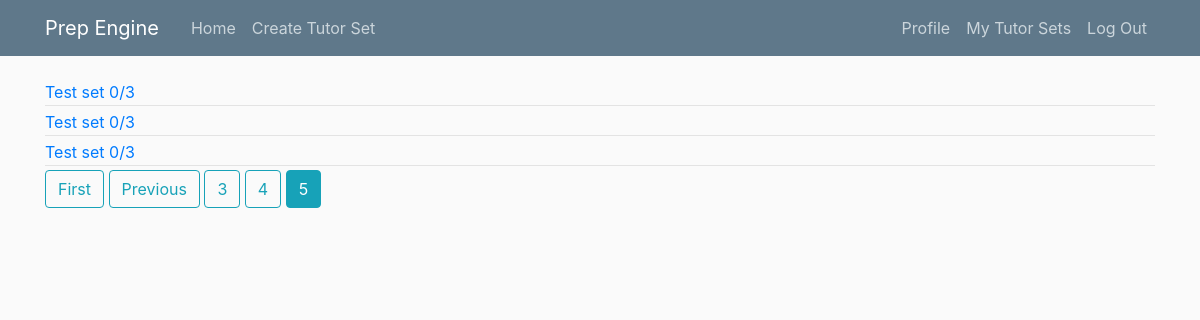
Page /userAttempts/austyn?page=5 (signed in) on the earlier database version.
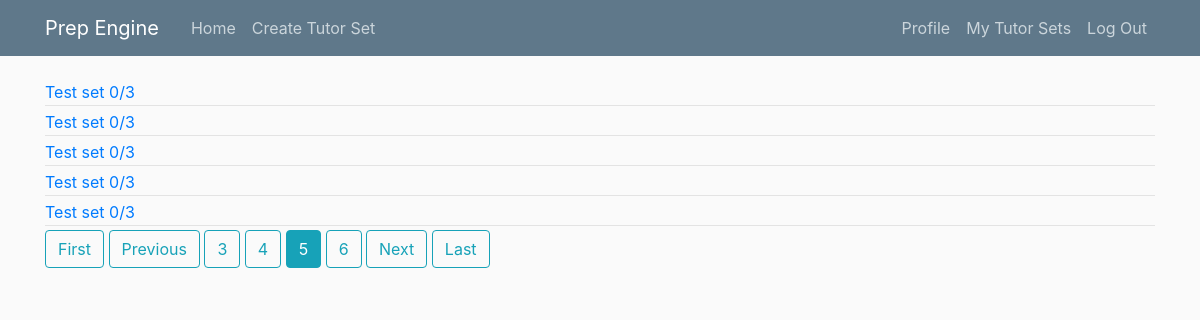
Same page on the later database version.
### tutor_sets/models.py (models this page shows, shortened)
class Attempt(models.Model):
    tutorSet = models.ForeignKey(TutorSet, on_delete=models.CASCADE)
    numberCorrect = models.IntegerField(default=0)
    totalQuestions = models.IntegerField(default=0)
    user = models.ForeignKey(User, on_delete=models.CASCADE)

class TutorSet(models.Model):
    title = models.CharField(max_length=100)
    score = models.PositiveIntegerField(default=0)
    totalQuestions = models.PositiveIntegerField(default=0)
    author = models.ForeignKey(User, on_delete=models.CASCADE)

### home/views.py (the view)
# urls.py: path('userAttempts/<str:username>', UserAttemptsListView.as_view(), name='user-attempts'),
class UserAttemptsListView(ListView):
    model = Attempt
    template_name = 'home/user_attempts.html'
    context_object_name = 'attempts'
    paginate_by = 5
    def get_queryset(self):
        user = get_object_or_404(User, username=self.kwargs.get('username'))
        return Attempt.objects.filter(user=user)

### home/templates/home/user_attempts.html
{% extends "home/base.html" %}
{% block content %}
    {% if user.is_authenticated %}
        {% for attempt in attempts %}
        <a href="{% url 'tutorSet-detail' attempt.tutorSet.pk %}">
            <div class="article-metadata">
                {{ attempt.tutorSet.title }}
                {{ attempt.numberCorrect }}/{{ attempt.totalQuestions }}
            </div>
        </a>
        {% endfor %}
        {% if is_paginated %}
            {% if page_obj.has_previous %}
                <a class="btn btn-outline-info mb4" href="?page=1">First</a>
                <a class="btn btn-outline-info mb4" href="?page={{ page_obj.previous_page_number }}">Previous</a>
            {% endif %}
            {% for num in page_obj.paginator.page_range %}
                {% if page_obj.number == num %}
                    <a class="btn btn-info mb4" href="?page={{ num }}">{{ num }}</a>
                {% elif num > page_obj.number|add:'-3' and num < page_obj.number|add:3 %}
                    <a class="btn btn-outline-info mb4" href="?page={{ num }}">{{ num }}</a>
                {% endif %}
            {% endfor %}
            {% if page_obj.has_next %}
                <a class="btn btn-outline-info mb4" href="?page={{ page_obj.next_page_number }}">Next</a>
                <a class="btn btn-outline-info mb4" href="?page={{ page_obj.paginator.num_pages }}">Last</a>
            {% endif %}
        {% endif %}
    {% endif %}
{% endblock %}

Differences in the rows shown:
added Attempt: tutorSet "Test set", numberCorrect "0", totalQuestions "3"
added Attempt: tutorSet "Test set", numberCorrect "0", totalQuestions "3"
Other differences:
new list line: "6"
text now shown: "Next Last"
